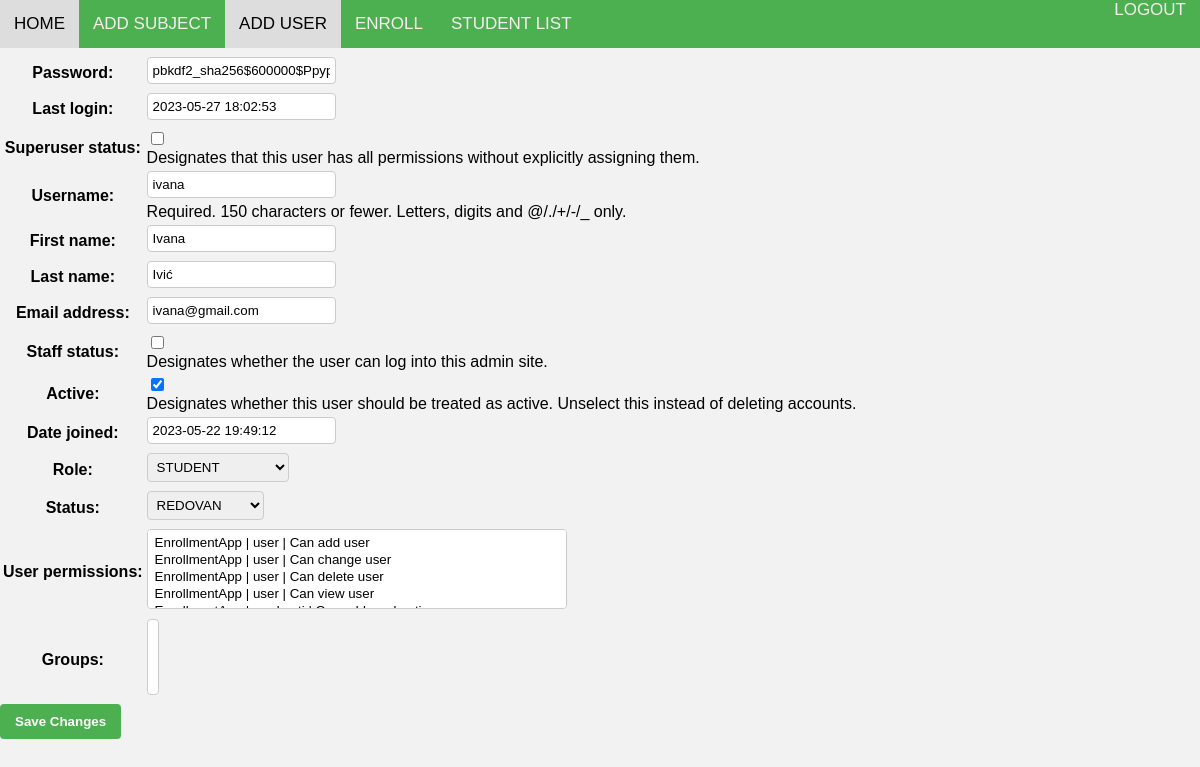
Page /edit_student/2/ (signed in) on the earlier database version.
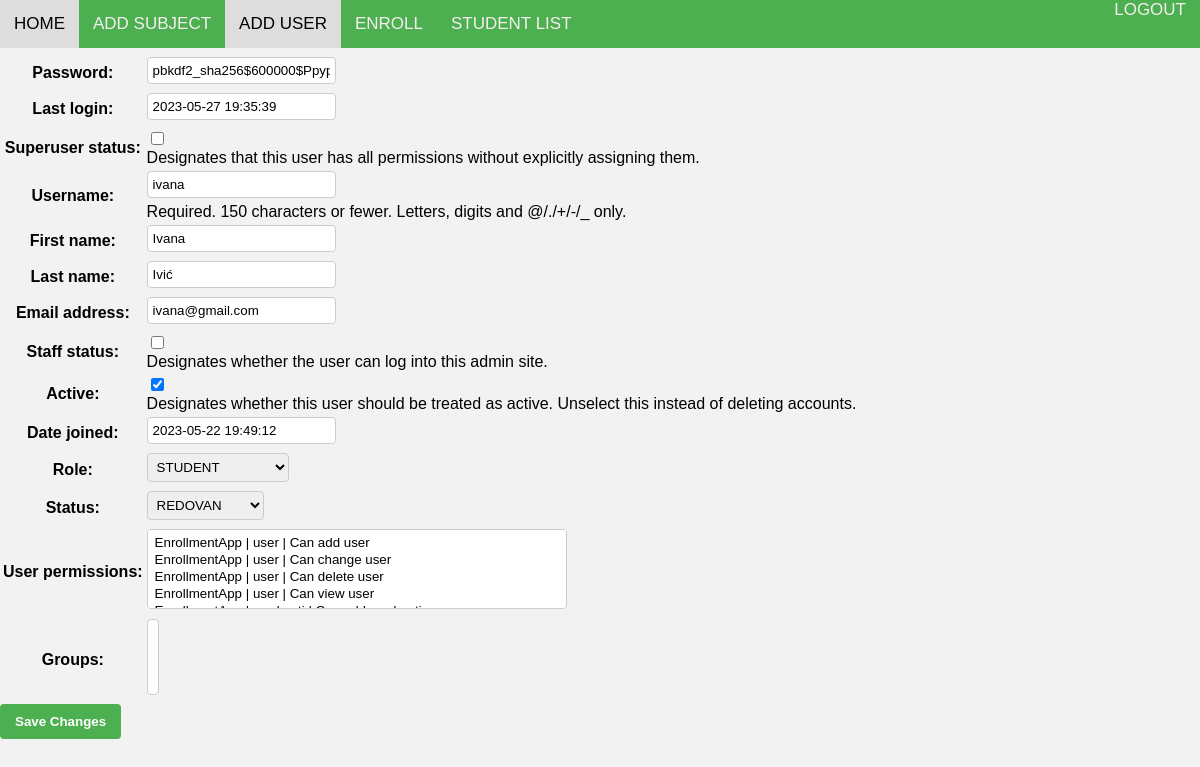
Same page on the later database version.
### EnrollmentApp/models.py (models this page shows, shortened)
class Korisnici(AbstractUser):
    class RoleChoices(Enum):
        ADMINISTRATOR = 'administrator'
        PROFESOR = 'profesor'
        STUDENT = 'student'
    class StatusChoices(Enum):
        NONE = 'none'
        REDOVAN = 'redovan'
        IZVANREDAN = 'izvanredan'
    role = models.CharField(max_length=20, choices=[(role.value, role.name) for role in RoleChoices])
    status = models.CharField(max_length=20, choices=[(status.value, status.name) for status in StatusChoices])
    user_permissions = models.ManyToManyField(
        Permission,
        verbose_name='user permissions',
        blank=True,
        related_name='korisnici_set'
    )
    groups = models.ManyToManyField(
        'auth.Group',
        verbose_name='groups',
        blank=True,
        related_name='korisnici_set'
    )

### EnrollmentApp/views.py (the view)
# urls.py: path('edit_student/<int:student_id>/', edit_student, name='edit_student'),
@login_required
@user_passes_test(check_admin)
def edit_student(request, student_id):
    student = get_object_or_404(Korisnici, id=student_id)
    form = KorisniciForm(request.POST or None, instance=student)
    if form.is_valid():
        form.save()
        return redirect('student_list')
    return render(request, 'edit_student.html', {'form': form})

### EnrollmentApp/forms.py
class KorisniciForm(forms.ModelForm):
    class Meta:
        model = Korisnici
        fields = '__all__'

### EnrollmentApp/views.py (called while the page is built)
def check_admin(user):
    return user.role == 'administrator'

### EnrollmentApp/templates/edit_student.html (shortened to what this page needs)
{% load static %}
<!DOCTYPE html>
<html>
<head>
    <link rel="stylesheet" type="text/css" href="{% static 'css/style.css' %}">
</head>
<body>
    <nav>
        <div class="nav-left">
            <a href="{% url 'success' %}">HOME</a>
            <a href="{% url 'add_subject' %}">ADD SUBJECT</a>
            <a href="{% url 'add_user' %}" class="current">ADD USER</a>
            <a href="{% url 'create_enrollment' %}"> ENROLL</a>
            <a href="{% url 'student_list' %}">STUDENT LIST</a>
        </div>
        <div class="nav-right">
            <a href="{% url 'logout' %}" class="logout">LOGOUT</a>
        </div>
    </nav>
    <br>
    <br>
    <br>
    <form method="POST">
        <table>
            {{ form.as_table }}
        </table>
        <input type="submit" value="Save Changes" />
    </form>
</body>
</html>

Differences in the rows shown:
changed Korisnici "ivana": last_login "2023-05-27 18:02:53" → "2023-05-27 19:35:39"
